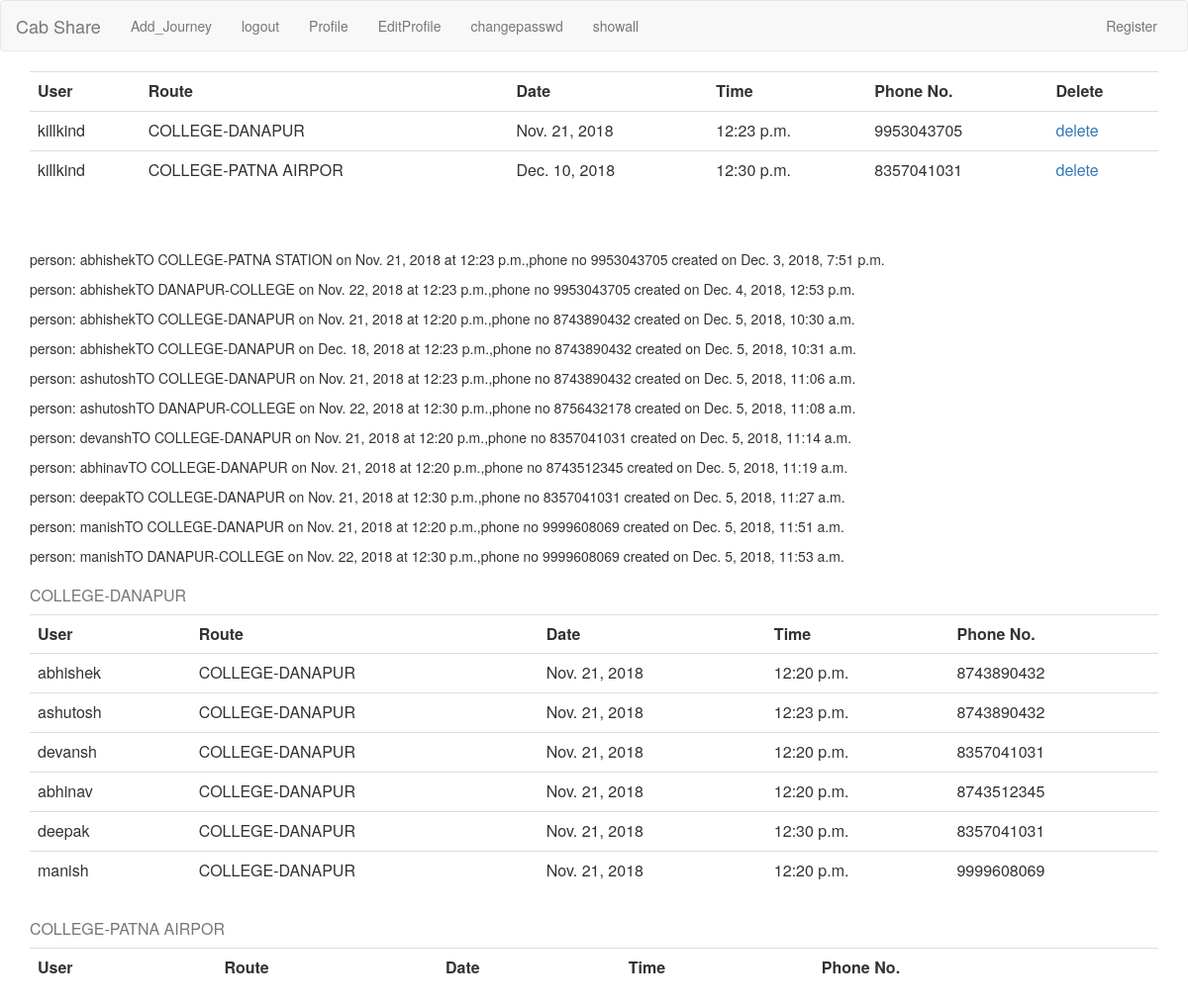
/account/data/ (signed in), run on the app's committed database.
### accounts/models.py (models this page shows)
class Post(models.Model):
    fir = models.CharField(max_length=100,default='')
    route = models.CharField(max_length=100,choices=places,default='COLLEGE')
    date = models.DateField(null=True)
    time = models.TimeField(null=True)
    phone_no = models.IntegerField(default=0)
    created = models.DateTimeField(auto_now_add=True)
    updated = models.DateTimeField(auto_now=True)

### accounts/views.py (the view)
# urls.py: path('data/',views.showall,name='showall'),
def showall(request):
    posts = Post.objects.all().order_by('-created')
    ans = request.user
    curuser = Post.objects.filter(fir=request.user)
    notcuruser = Post.objects.exclude(fir=request.user)
    args = {'posts':posts,'curuser':curuser,'notcuruser':notcuruser}
    return render(request,'accounts/soh.html',args)

### accounts/templates/accounts/soh.html (shortened to what this page needs)
{% extends 'base.html' %}
  {% block body %}
  <div class="container">
    <table class="table">
           <tr>
               <th>User</th>
               <th>Route</th>
               <th>Date</th>
               <th>Time</th>
               <th>Phone No.</th>
               <th>Delete</th>
           </tr>
    {% for posti in  curuser %}
    <tr>
      <td>{{ posti.fir }}</td>
      <td>{{ posti.route }}</td>
      <td>{{ posti.date}}</td>
      <td>{{ posti.time }}</td>
      <td>{{ posti.phone_no }}</td>
      <td>
        <a href="{% url 'accounts:delete' posti.id %}">delete</a>
      </td>
    </tr>
    {% endfor %}
    </table>
    <br></br>
    {% for post in  notcuruser %}
      <p>person: {{ post.fir }}TO {{ post.route }} on  {{ post.date}} at {{ post.time }},phone no {{ post.phone_no }} created on {{ post.created }}</p>
    {% endfor %}
    {% for cur in curuser %}
    <table class="table">
        <caption>  {{cur.route}} </caption>
           <tr>
               <th>User</th>
               <th>Route</th>
               <th>Date</th>
               <th>Time</th>
               <th>Phone No.</th>
           </tr>
      {% for notcur in notcuruser %}
        {% if  cur.route == notcur.route and cur.date == notcur.date  %}
        <tr>
          <td>{{ notcur.fir }}</td>
          <td>{{ notcur.route }}</td>
          <td>{{ notcur.date}}</td>
          <td>{{ notcur.time }}</td>
          <td>{{ notcur.phone_no }}</td>
        </tr>
        {% endif %}
      {% endfor %}
        </table>
    {% endfor %}
  </div>
  {% endblock %}

### data on the page
Post: fir "killkind", route "COLLEGE-DANAPUR", date "Nov. 21, 2018", time "12:23 p.m.", phone_no "9953043705"
Post: fir "killkind", route "COLLEGE-PATNA AIRPOR", date "Dec. 10, 2018", time "12:30 p.m.", phone_no "8357041031"
Post: fir "abhishek", route "COLLEGE-PATNA STATION", date "Nov. 21, 2018", time "12:23 p.m.", phone_no "9953043705", created "Dec. 3, 2018, 7:51 p.m."
Post: fir "abhishek", route "DANAPUR-COLLEGE", date "Nov. 22, 2018", time "12:23 p.m.", phone_no "9953043705", created "Dec. 4, 2018, 12:53 p.m."
Post: fir "abhishek", route "COLLEGE-DANAPUR", date "Nov. 21, 2018", time "12:20 p.m.", phone_no "8743890432", created "Dec. 5, 2018, 10:30 a.m."
Post: fir "abhishek", route "COLLEGE-DANAPUR", date "Dec. 18, 2018", time "12:23 p.m.", phone_no "8743890432", created "Dec. 5, 2018, 10:31 a.m."
Post: fir "ashutosh", route "COLLEGE-DANAPUR", date "Nov. 21, 2018", time "12:23 p.m.", phone_no "8743890432", created "Dec. 5, 2018, 11:06 a.m."
Post: fir "ashutosh", route "DANAPUR-COLLEGE", date "Nov. 22, 2018", time "12:30 p.m.", phone_no "8756432178", created "Dec. 5, 2018, 11:08 a.m."
Post: fir "devansh", route "COLLEGE-DANAPUR", date "Nov. 21, 2018", time "12:20 p.m.", phone_no "8357041031", created "Dec. 5, 2018, 11:14 a.m."
Post: fir "abhinav", route "COLLEGE-DANAPUR", date "Nov. 21, 2018", time "12:20 p.m.", phone_no "8743512345", created "Dec. 5, 2018, 11:19 a.m."
Post: fir "deepak", route "COLLEGE-DANAPUR", date "Nov. 21, 2018", time "12:30 p.m.", phone_no "8357041031", created "Dec. 5, 2018, 11:27 a.m."
Post: fir "manish", route "COLLEGE-DANAPUR", date "Nov. 21, 2018", time "12:20 p.m.", phone_no "9999608069", created "Dec. 5, 2018, 11:51 a.m."
Post: fir "manish", route "DANAPUR-COLLEGE", date "Nov. 22, 2018", time "12:30 p.m.", phone_no "9999608069", created "Dec. 5, 2018, 11:53 a.m."
